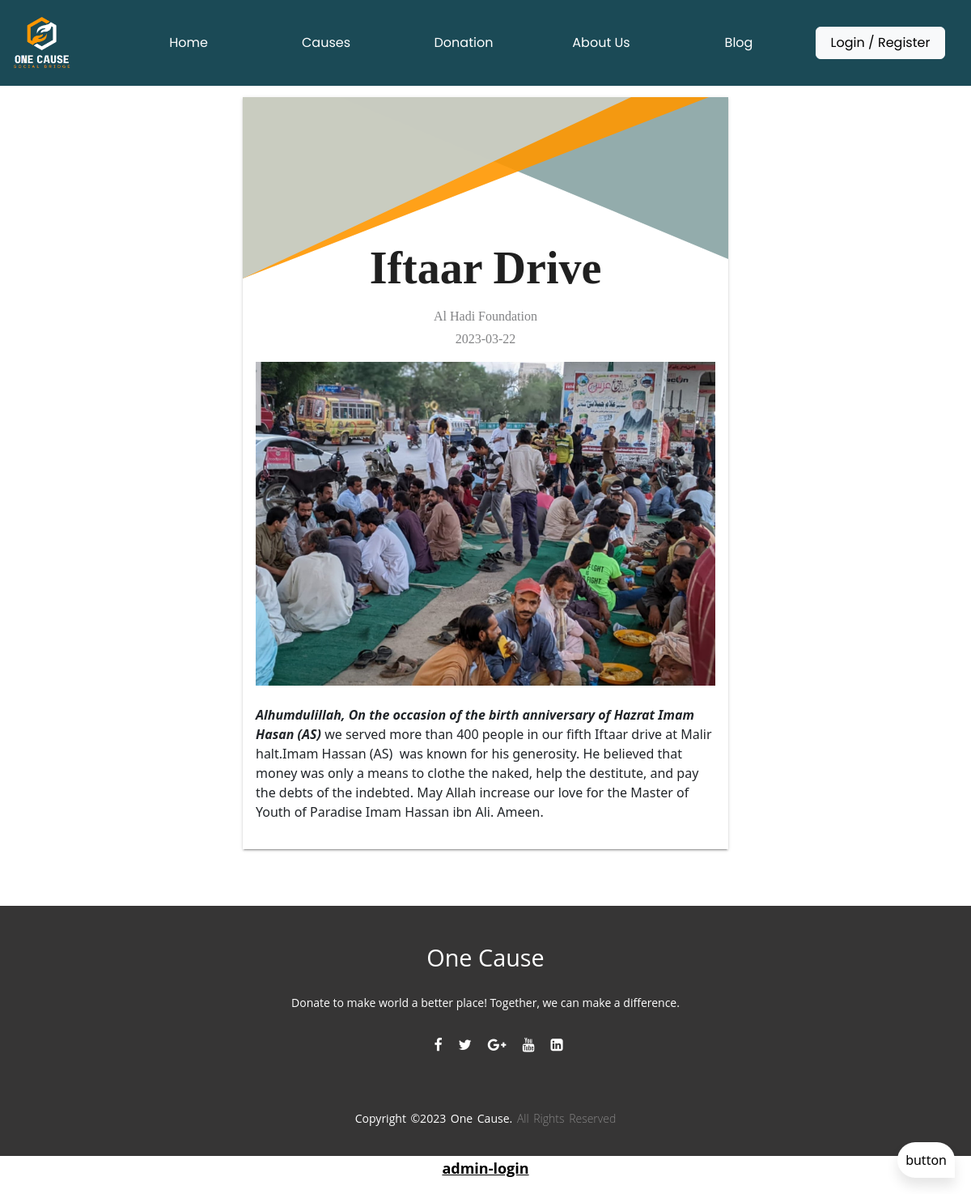
/blogpage.php?id=8, run on the app's committed database.
### tables this page shows
CREATE TABLE `blog` (
  `b_id` int(11) NOT NULL,
  `b_date` date NOT NULL DEFAULT current_timestamp(),
  `b_title` varchar(255) NOT NULL,
  `b_img` varchar(255) NOT NULL,
  `b_content` text NOT NULL,
  `id` int(255) NOT NULL
);

CREATE TABLE `ngotable` (
  `id` int(11) NOT NULL,
  `name` varchar(255) NOT NULL,
  `email` varchar(255) NOT NULL,
  `password` varchar(255) NOT NULL,
  `code` mediumint(50) NOT NULL,
  `status` text NOT NULL,
  `bio` text NOT NULL,
  `image` varchar(255) NOT NULL,
  `web` varchar(255) NOT NULL,
  `fb` varchar(255) NOT NULL,
  `ig` varchar(255) NOT NULL,
  `num` varchar(255) NOT NULL,
  `mail` varchar(255) NOT NULL
);

### blogpage.php (the view)
<?php
include('header.php');
if(isset($_GET['id'])){
    $id= $_GET['id'];
    $sql = "SELECT blog.*, ngotable.name  FROM blog JOIN ngotable ON blog.id = ngotable.id WHERE blog.b_id = '$id'";
    $result = $conn->query($sql);
    if($result->num_rows == 1){
        $row= $result->fetch_assoc();
        $BLOG_TITLE= $row['b_title'];
        $BLOG_CONTENT=$row['b_content'];
        $BLOG_DATE=$row['b_date'];
        $BLOG_IMG=$row['b_img'];
        $BLOG_AUTHOR=$row['name'];
    }}
?>
<main>
<div class="triangle"></div>
<div class="triangle-2"></div>
<div class="triangle-3"></div><br><br>
<div class="container_blog">
  <article>
  <h1><?php echo $BLOG_TITLE ?></h1>
  <div class="metadata">
    <span class="author"><?php echo $BLOG_AUTHOR ?></span>
    <span class="date"><?php echo $BLOG_DATE; ?></span>
  </div>
  <img src="<?php echo str_replace('..', '.', $BLOG_IMG);?>"  class="blog_img"><br><br>
   <div><?php echo $BLOG_CONTENT; ?></div><br><br>
</article>
</div>
</main>
<?php
include('bot.php');
include('footer.php');
?>

### css/chat2.css (style rules this page uses)
* { box-sizing: border-box; margin: 0; padding: 0; }
* { --primaryGradient: linear-gradient(93.12deg, #1B4A56 0.52%, #C4D1D3 100%); --secondaryGradient: linear-gradient(268.91deg, #1B4A56 -2.14%, #C4D1D3 99.69%); --primaryBoxShadow: 0px 10px 15px #1B4A56(0, 0, 0, 0.1); --secondaryBoxShadow: 0px -10px 15px #1B4A56(0, 0, 0, 0.1); --light: 300; --regular: 400; --semiBold: 600; --extraLight: 300; --italic: 300; --primary: #1B4A56; }
body { font-family: 'Nunito', sans-serif; font-weight: 400; font-size: 100%; background: #F1F1F1; }

### css/styles22.css (style rules this page uses)
html { scroll-behavior: smooth; }
* { margin: 0; padding: 0; box-sizing: border-box; }
body { width: 100%; }
main { width: 50%; margin: auto; position: relative; box-shadow: 0 2px 2px 0 rgba(0, 0, 0, 0.14), 0 3px 1px -2px rgba(0, 0, 0, 0.2), 0 1px 5px 0 rgba(0, 0, 0, 0.12); margin-top:120px; }
.container_blog { position: relative; top: 20vh; padding: 50px 1em; max-width: 1000px; margin: 0 auto; z-index: 100; }
.blog_img { width: 100%; height: 400px; object-fit: cover; }
@media only screen and (min-width: 768px) { .triangle { border-top: 120vh solid #ff4081; border-right: 35vw solid transparent; } }
@media only screen and (min-width: 768px) { .triangle-2 { border-top: 120vh solid #cecdfe; border-right: 40vw solid transparent; } }
@media only screen and (min-width: 768px) { .triangle-3 { display: none; } }
@media only screen and (min-width: 768px) { .container_blog { top: 10vh; } }
article { max-width: 700px; margin: 0 auto; z-index: 100; }
article h1 { font-family: 'Merriweather'; font-weight: 700; font-size: 3.5rem; color: #202020; margin-bottom: 0.25em; text-align: center; }
article .metadata { margin-bottom: 1em; }
article span { font-family: Merriweather; font-size: 1em; font-weight: 400; display: block; color: #828385; text-align: center; margin-bottom: 0.250em }
.triangle { position: absolute; width: 0; height: 0; border-top: 28vh solid #C4D1D3 ; border-right: 40vw solid transparent; opacity: 0.90; z-index: -1; transition: all 0.3s cubic-bezier(.17,.67,.83,.67); }
.triangle-2 { position: absolute; width: 0; height: 0; border-top: 28vh solid #FF9700; border-right: 48vw solid transparent; opacity: 0.90; z-index: -2; transition: all 0.3s cubic-bezier(.17,.67,.83,.67); }
.triangle-3 { position: absolute; display: block; right: 0; width: 0; height: 0; border-top: 25vh solid #88A4A4; border-left: 40vw solid transparent; opacity: 0.90; z-index: -3; transition: all 0.3s cubic-bezier(.17,.67,.83,.67); }
:root { --panel-color: #FFF; --text-color: #000; --black-light-color: #707070; --border-color: #e6e5e5; --toggle-color: #DDD; --box1-color: #faaa34; --box2-color: #faaa34; --box3-color: #faaa34; --title-icon-color: #fff; --tran-05: all 0.5s ease; --tran-03: all 0.3s ease; --tran-03: all 0.2s ease; }

### data on the page
blog: b_title "Iftaar Drive", id.name "Al Hadi Foundation", b_date "2023-03-22", b_img (picture), b_content "Alhumdulillah, On the occasion of the birth anniversary of Hazrat Imam Hasan (AS) we served more than 400 people in our fifth Iftaar drive at Malir halt.Imam Hassan (AS) was known for his generosity. He believed that money was only a means to clothe the naked, help the destitute, and pay the debts of the indebted. May Allah increase our love for the Master of Youth of Paradise Imam Hassan ibn Ali. Ameen."
